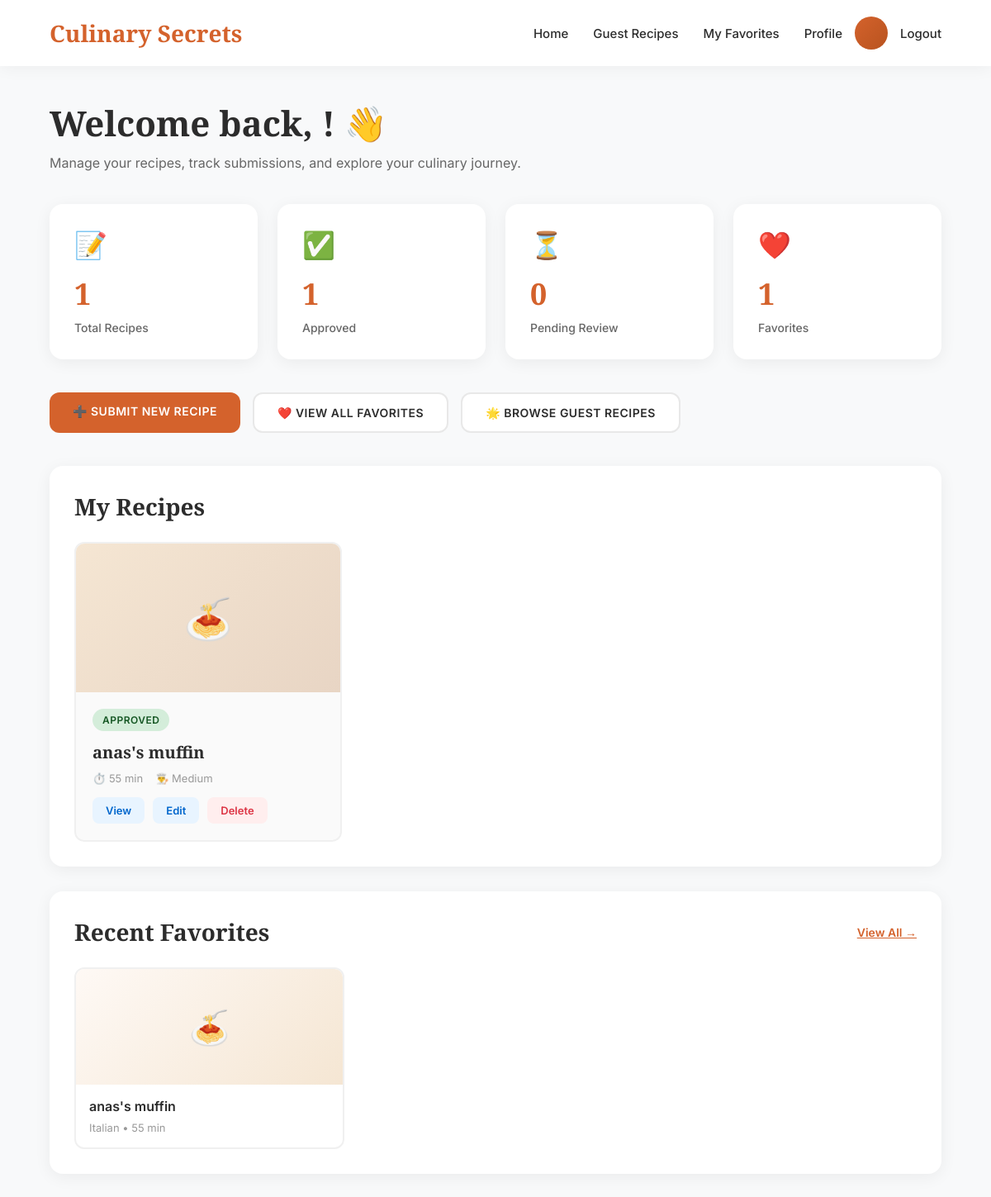
The page /accounts/dashboard/ (signed in) on the database as committed earlier.
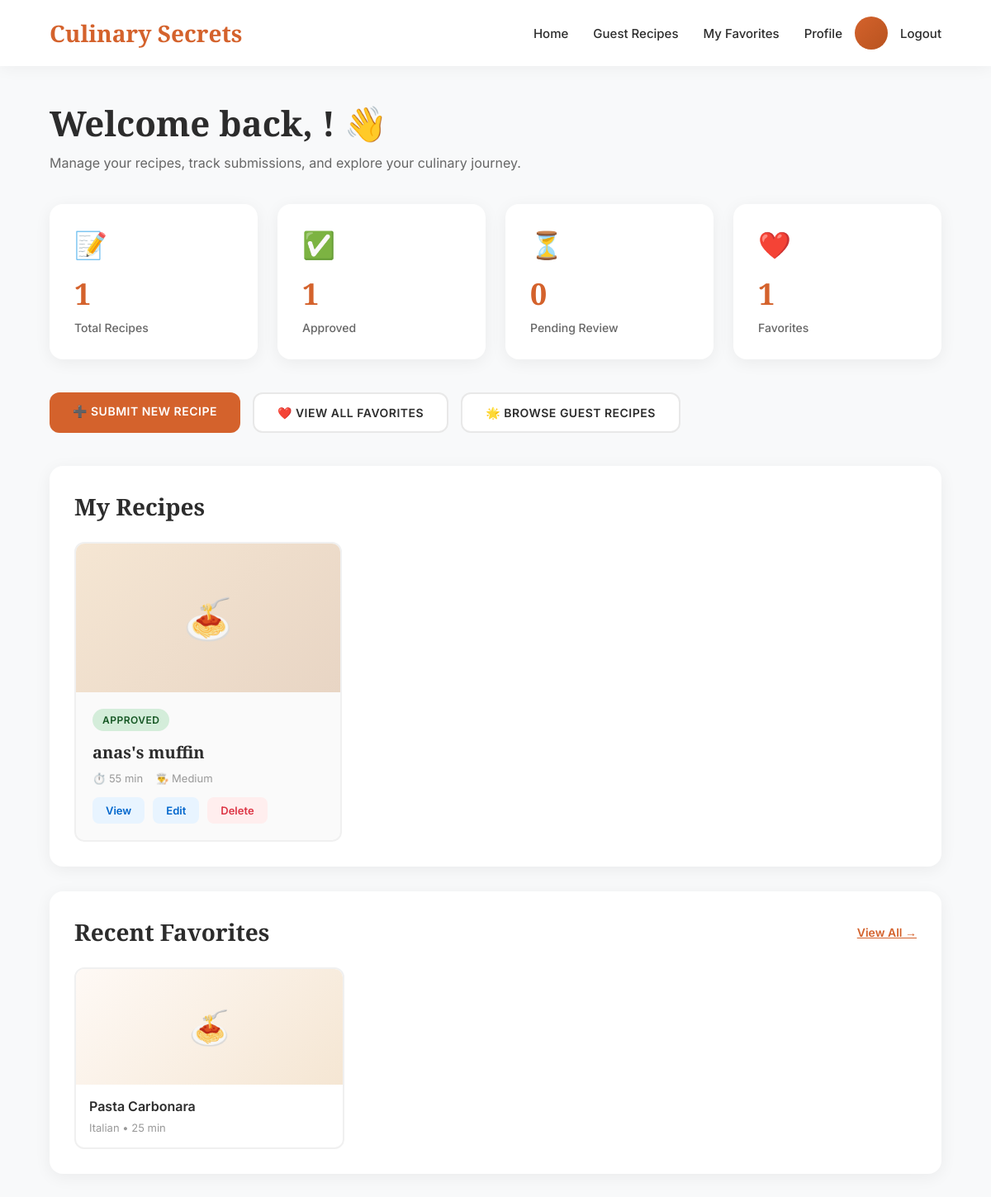
The same page on the database as committed later.
### recipes/models.py (models this page shows, shortened)
class Favorite(models.Model):
    user = models.ForeignKey(
        User,
        on_delete=models.CASCADE,
        related_name='favorites'
    )
    recipe = models.ForeignKey(
        Recipe,
        on_delete=models.CASCADE,
        related_name='favorited_by'
    )
    created_at = models.DateTimeField(auto_now_add=True, db_index=True)
    class Meta:
        unique_together = ['user', 'recipe']
        ordering = ['-created_at']
        verbose_name = 'Favorite'
        verbose_name_plural = 'Favorites'

class Recipe(models.Model):
    DIFFICULTY_CHOICES = [
        ('easy', 'Easy'),
        ('medium', 'Medium'),
        ('hard', 'Hard'),
    ]
    APPROVAL_STATUS_CHOICES = [
        ('draft', 'Draft'),
        ('pending', 'Pending Review'),
        ('approved', 'Approved'),
        ('rejected', 'Rejected'),
    ]
    title = models.CharField(max_length=200, db_index=True)
    slug = models.SlugField(unique=True, db_index=True)
    description = models.TextField()
    ingredients = models.TextField(help_text="One ingredient per line")
    instructions = models.TextField()
    prep_time = models.PositiveIntegerField(
        help_text="Preparation time in minutes",
        validators=[MinValueValidator(1)]
    )
    cook_time = models.PositiveIntegerField(
        help_text="Cooking time in minutes",
        validators=[MinValueValidator(1)]
    )
    servings = models.PositiveIntegerField(
        default=4,
        validators=[MinValueValidator(1), MaxValueValidator(50)]
    )
    difficulty = models.CharField(
        max_length=10,
        choices=DIFFICULTY_CHOICES,
        default='medium',
        db_index=True
    )
    category = models.ForeignKey(
        Category,
        on_delete=models.CASCADE,
        related_name='recipes',
        db_index=True
    )
    author = models.ForeignKey(
        User,
        on_delete=models.SET_NULL,
        null=True,
        blank=True,
        db_index=True
    )
    image_url = models.URLField(blank=True, null=True)
    is_featured = models.BooleanField(default=False, db_index=True)
    approval_status = models.CharField(
        max_length=20,
        choices=APPROVAL_STATUS_CHOICES,
        default='approved',  # Admin recipes auto-approved
        db_index=True
    )
    is_user_recipe = models.BooleanField(default=False, db_index=True)
    rejection_reason = models.TextField(blank=True, null=True)
    reviewed_by = models.ForeignKey(
        User,
        on_delete=models.SET_NULL,
        null=True,
        blank=True,
        related_name='reviewed_recipes'
    )
    reviewed_at = models.DateTimeField(null=True, blank=True)
    created_at = models.DateTimeField(auto_now_add=True, db_index=True)
    updated_at = models.DateTimeField(auto_now=True)
    class Meta:
        ordering = ['-created_at']
        indexes = [
            models.Index(fields=['-created_at'], name='recipe_created_idx'),
            models.Index(fields=['category', '-created_at'], name='recipe_cat_date_idx'),
            models.Index(fields=['is_featured', '-created_at'], name='recipe_featured_idx'),
            models.Index(fields=['difficulty', '-created_at'], name='recipe_diff_date_idx'),
            models.Index(fields=['title'], name='recipe_title_idx'),
            models.Index(fields=['approval_status', '-created_at'], name='recipe_approval_date_idx'),
            models.Index(fields=['is_user_recipe', 'approval_status'], name='recipe_user_approval_idx'),
        ]
        verbose_name = 'Recipe'
        verbose_name_plural = 'Recipes'
    @property
    def total_time(self):
        return self.prep_time + self.cook_time

class Category(models.Model):
    name = models.CharField(max_length=100, unique=True)
    description = models.TextField(blank=True)
    slug = models.SlugField(unique=True, db_index=True)
    created_at = models.DateTimeField(auto_now_add=True)
    class Meta:
        verbose_name_plural = "Categories"
        ordering = ['name']
        indexes = [
            models.Index(fields=['name'], name='category_name_idx'),
        ]

### accounts/views.py (the view)
# urls.py: path('dashboard/', views.dashboard_view, name='dashboard'),
@login_required
def dashboard_view(request):
    user = request.user
    user_recipes = Recipe.objects.filter(author=user).annotate(
        avg_rating=Avg('reviews__rating', filter=Q(reviews__is_approved=True)),
        review_count=Count('reviews', filter=Q(reviews__is_approved=True)),
        favorite_count=Count('favorited_by')
    ).order_by('-created_at')
    stats = {
        'total': user_recipes.count(),
        'pending': user_recipes.filter(approval_status='pending').count(),
        'approved': user_recipes.filter(approval_status='approved').count(),
        'rejected': user_recipes.filter(approval_status='rejected').count(),
        'draft': user_recipes.filter(approval_status='draft').count(),
    }
    favorites = Favorite.objects.filter(user=user).select_related(
        'recipe', 'recipe__category', 'recipe__author'
    ).order_by('-created_at')[:6]
    context = {
        'recipes': user_recipes[:10],  # Recent 10 recipes
        'stats': stats,
        'favorites': favorites,
    }
    return render(request, 'accounts/dashboard.html', context)

### accounts/templates/accounts/dashboard.html (shortened to what the changed rows need)
<!DOCTYPE html>
<html lang="en">
<head>
</head>
<body>
    <div class="container">
        <div class="page-header">
            <h1>Welcome back, {{ user.first_name }}! 👋</h1>
        </div>
        <div class="section">
            <div class="section-header">
                <h2>My Recipes</h2>
            </div>
        </div>
        {% if favorites %}
        <div class="section">
            <div class="section-header">
                <h2>Recent Favorites</h2>
            </div>
            <div class="favorites-grid">
                {% for favorite in favorites %}
                    <a href="{% url 'accounts:recipe_detail' favorite.recipe.slug %}" style="text-decoration: none; color: inherit;">
                        <div class="favorite-card">
                            <div class="favorite-image">
                                {% if favorite.recipe.category.name == "Italian" %}🍝
                                {% elif favorite.recipe.category.name == "American" %}🍔
                                {% elif favorite.recipe.category.name == "Asian" %}🍜
                                {% elif favorite.recipe.category.name == "Mexican" %}🌮
                                {% elif favorite.recipe.category.name == "Desserts" %}🍰
                                {% else %}🍴{% endif %}
                            </div>
                            <div class="favorite-content">
                                <h4>{{ favorite.recipe.title }}</h4>
                                <p>{{ favorite.recipe.category.name }} • {{ favorite.recipe.total_time }} min</p>
                            </div>
                        </div>
                    </a>
                {% endfor %}
            </div>
        </div>
        {% endif %}
    </div>
</body>
</html>

Rows that differ between the two databases and show on the page:
changed Favorite "Italian": recipe "anas's muffin" → "Pasta Carbonara"; recipe.total_time "55" → "25"
